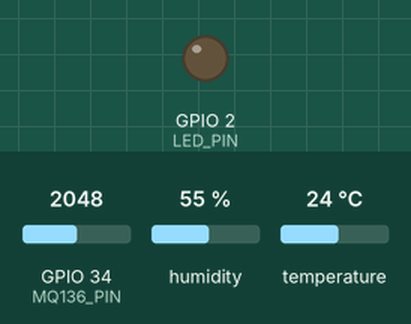
Recording of a sketch running on a simulated ESP32. Parts: output pins drawn as LEDs (lit = HIGH). The inputs (shaded band) are chosen by the test bench; at power-on: GPIO 34 (MQ136_PIN) = 2048, humidity 55 %, temperature 24 °C. WiFi joins after 1.5 s; servers stay silent unless stated; uploads are accepted with an empty reply; what the sketch prints to the serial monitor is not drawn.

Above: at 0.1 s.
At 1.6 s:
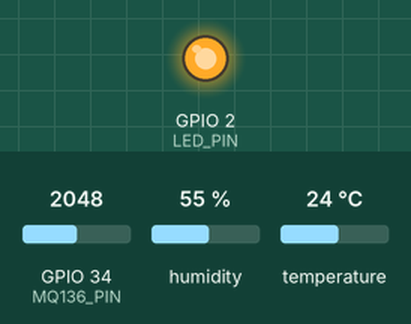
Timing chart, 0 to 3.1 s (numbered marks = the images above):
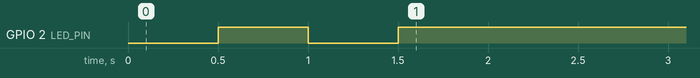

The sketch:

esp32_sensor_pack.ino
```cpp
/*
  esp32_sensor_pack.ino — MRPL Muster Station Kiosk IoT Sensor Pack
  Hardware: ESP32 DevKit V1 + MQ-136 (H2S Gas Sensor) + DHT11 (Temp/Humidity)

  Pins:
    - MQ-136 Analog Output  -> GPIO 34 (ADC1_CH6)
    - DHT-11 Data Pin       -> GPIO 4
    - Status LED            -> GPIO 2 (Built-in LED)

  Protocol: HTTP POST JSON to Express API /api/ambient
*/

#include <WiFi.h>
#include <HTTPClient.h>
#include <DHT.h>
#include <ArduinoJson.h>

// ── Configuration ────────────────────────────────────────────────────────────
const char* WIFI_SSID     = "MRPL_Kiosk_Net";
const char* WIFI_PASSWORD = "RefinerySafety2026";
const char* API_ENDPOINT  = "http://172.16.0.2:4000/api/ambient";
const char* KIOSK_ID      = "KIOSK-MUSTER-01";

#define MQ136_PIN 34
#define DHT_PIN   4
#define DHT_TYPE  DHT11
#define LED_PIN   2

DHT dht(DHT_PIN, DHT_TYPE);

void setup() {
  Serial.begin(115200);
  pinMode(LED_PIN, OUTPUT);
  pinMode(MQ136_PIN, INPUT);

  dht.begin();
  Serial.println("[ESP32] Starting H2S Kiosk Telemetry Module...");

  WiFi.begin(WIFI_SSID, WIFI_PASSWORD);
  while (WiFi.status() != WL_CONNECTED) {
    delay(500);
    Serial.print(".");
    digitalWrite(LED_PIN, !digitalRead(LED_PIN));
  }
  digitalWrite(LED_PIN, HIGH);
  Serial.println("\n[ESP32] WiFi Connected! IP: " + WiFi.localIP().toString());
}

float readMQ136PPM() {
  int rawADC = analogRead(MQ136_PIN);
  float voltage = rawADC * (3.3 / 4095.0);
  // Calibration equation: RS/R0 mapped to H2S ppm (0.1 - 100 ppm curve)
  float ppm = max(0.0f, (voltage - 0.4f) * 12.5f);
  return ppm;
}

void loop() {
  if (WiFi.status() == WL_CONNECTED) {
    float h2s_ppm = readMQ136PPM();
    float temp_c  = dht.readTemperature();
    float hum_pct = dht.readHumidity();

    if (isnan(temp_c)) temp_c = 28.5;
    if (isnan(hum_pct)) hum_pct = 65.0;

    StaticJsonDocument<200> doc;
    doc["kiosk_location"]   = KIOSK_ID;
    doc["ambient_h2s_ppm"] = round(h2s_ppm * 100.0) / 100.0;
    doc["temperature_c"]    = round(temp_c * 10.0) / 10.0;
    doc["humidity_percent"] = round(hum_pct * 10.0) / 10.0;

    String jsonPayload;
    serializeJson(doc, jsonPayload);

    HTTPClient http;
    http.begin(API_ENDPOINT);
    http.addHeader("Content-Type", "application/json");

    int httpCode = http.POST(jsonPayload);
    if (httpCode > 0) {
      Serial.printf("[ESP32] Telemetry sent -> HTTP %d\n", httpCode);
    } else {
      Serial.printf("[ESP32] HTTP POST failed, error: %s\n", http.errorToString(httpCode).c_str());
    }
    http.end();
  }
  delay(3000); // 3-second telemetry cycle
}
```
